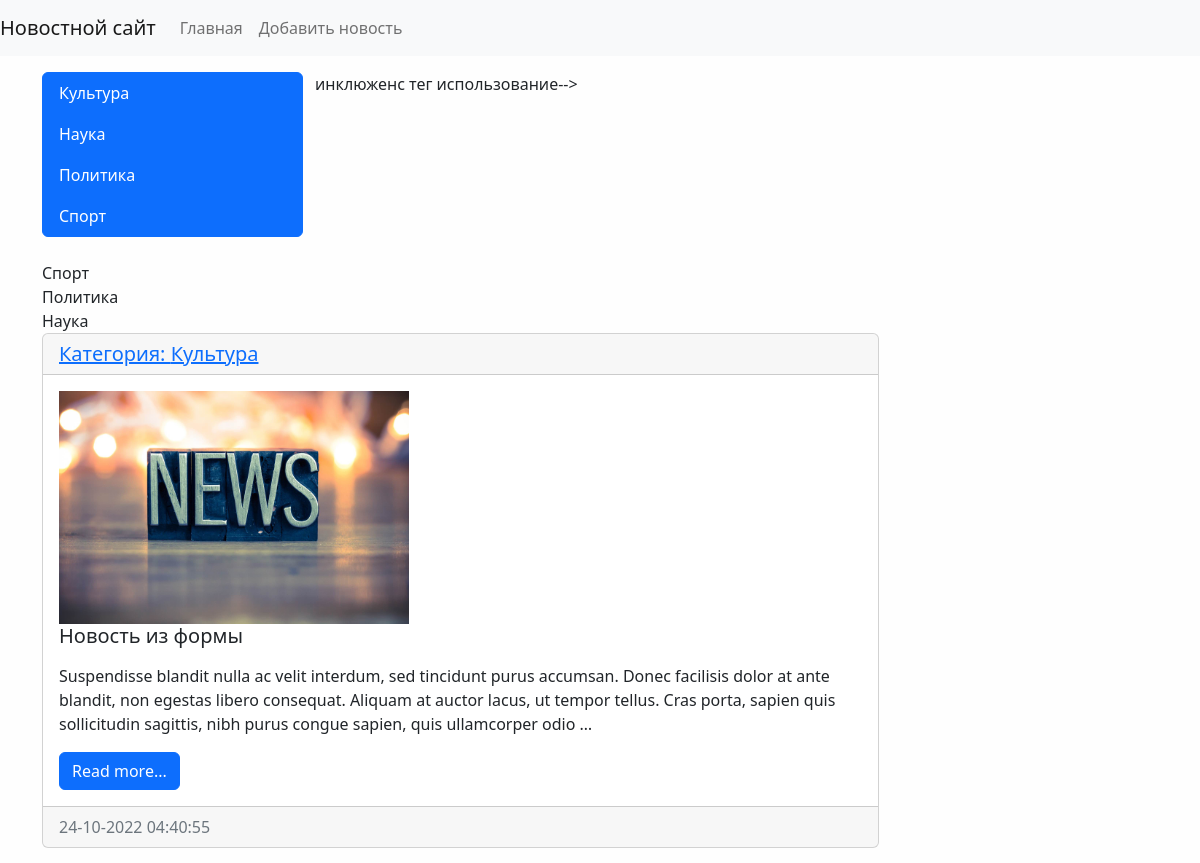
/ (upper part), run on an earlier commit of the app's database.
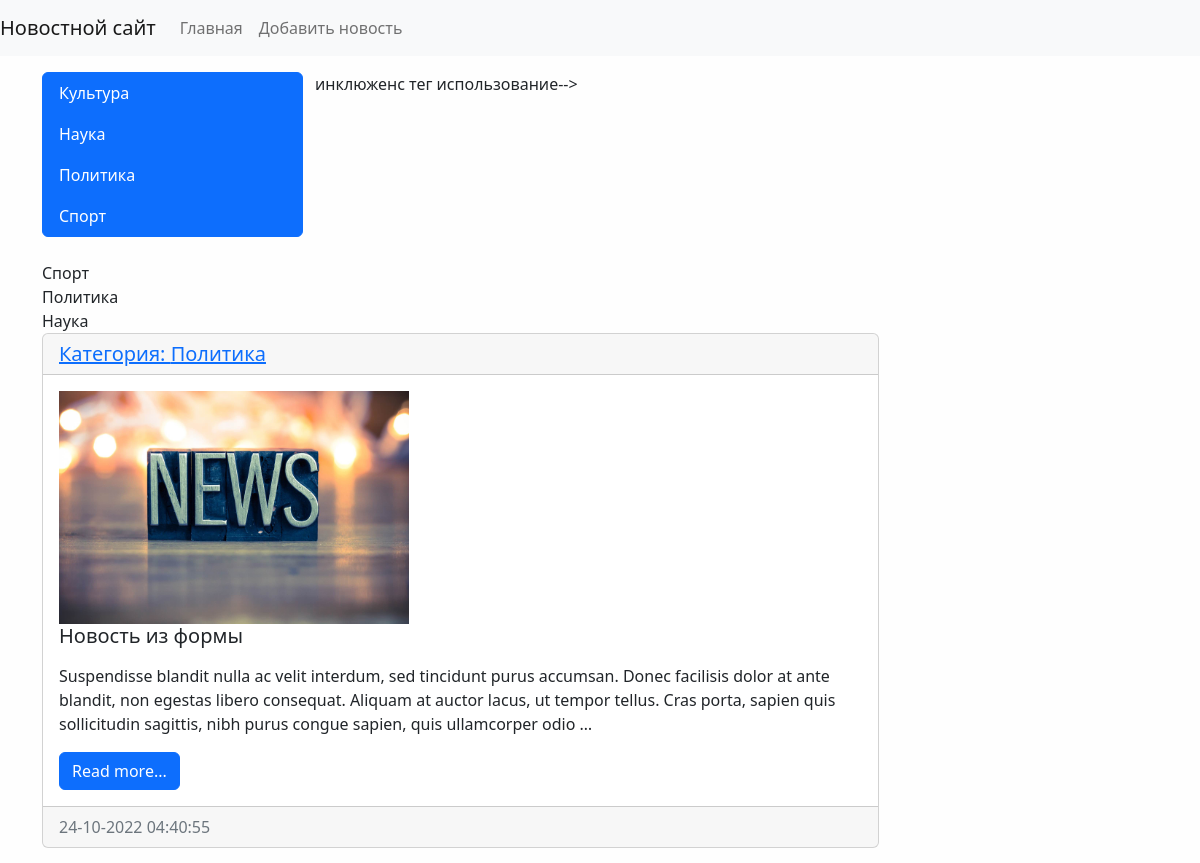
And on a later commit of the database.
### news/models.py (models this page shows, shortened)
class News(models.Model):
    title = models.CharField(max_length=150, verbose_name = 'Наименование')
    content = models.TextField(blank=True, verbose_name = 'Контент')
    created_at = models.DateTimeField(auto_now_add=True, verbose_name = 'Дата публикации')
    updated_at = models.DateTimeField(auto_now=True, verbose_name = 'Обновлено')
    photo = models.ImageField(upload_to='photos/%Y/%m/%d/', verbose_name = 'Фото', blank=True)
    is_published = models.BooleanField(default=True, verbose_name = 'Опубликовано')
    category = models.ForeignKey('Category', on_delete=models.PROTECT, verbose_name='Категория') #связь с таблицей категориями линковка
    views = models.IntegerField(default=0)
    def get_absolute_url(self):
        return reverse('view_news', kwargs={'pk': self.pk})
    class Meta:
        verbose_name = 'Новость'
        verbose_name_plural = 'Новости'
        ordering = ['-created_at'] #сортировка

class Category(models.Model):
    title = models.CharField(max_length=150, db_index=True, verbose_name='Наименование категории')
    def get_absolute_url(self):
        return reverse('category', kwargs={'category_id': self.pk})
    class Meta:
        verbose_name = 'Категория'
        verbose_name_plural = 'Категории'
        ordering = ['title'] #сортировка

### news/views.py (the view)
# urls.py: path('', HomeNews.as_view(), name='home'),
class HomeNews(ListView):
    model = News
    template_name = 'news/home_news_list.html' #переопределение шаблона по умолчанию
    context_object_name = 'news' #переопределение базового списка для вывода в свой класс (дефолтный объект)
    def get_context_data(self, *, object_list=None, **kwargs):
        context = super().get_context_data(**kwargs) #наследовали атрибуты от шаблона
        context['title'] = 'Главная страница' #переопределили title
        return context
    def get_queryset(self):
        return News.objects.filter(is_published=True) #фильтр по опубликовано

### news/templatetags/news_tags.py (called while the page is built)
@register.simple_tag(name='get_list_categories')
def get_categories():
    return Category.objects.all()

@register.inclusion_tag('news/list_categories.html')
def show_categories():  #можно передать агрументы этой функции
    categories = Category.objects.annotate(cnt=Count('news')).filter(cnt__gt=0)
    return {'categories': categories}

### news/templates/news/home_news_list.html (shortened to what this page needs)
{% extends 'base.html' %}
{% block sidebar %}
{% include 'inc/_sidebar.html' %}
{% endblock %}
        {% block content %}
            {% for item in news %}
            <div class="card mb-3">
                <h5 class="card-header"> <a href="{{ item.category.get_absolute_url }}">Категория: {{ item.category.title }}</a></h5>
                <div class="card-body">
                    <div class="media">
                        {% if item.photo%}
                        <img src="{{ item.photo.url }}" alt="" width="350" height="233">
                        {% else %}
                        <img src="../../../media/photos/2022/10/16/icon19.jpg" alt="" width="350">
                        {% endif %}
                        <div class="media-body">
                          <h5 class="card-title">{{ item.title }}</h5>
                          <p class="card-text">{{ item.content|safe|linebreaks|truncatewords:40 }}</p>
                          <a href="{{ item.get_absolute_url }}" class="btn btn-primary">Read more...</a>
                        </div>
                    </div>
                </div>
                <div class="card-footer text-muted">
                    {{ item.created_at|date:"d-m-Y H:i:s" }}
                </div>
            </div>
            {% endfor %}
{% endblock %}

What changed in the data, as far as the page shows it:
changed News "Новость из формы": category "Культура" → "Политика"
